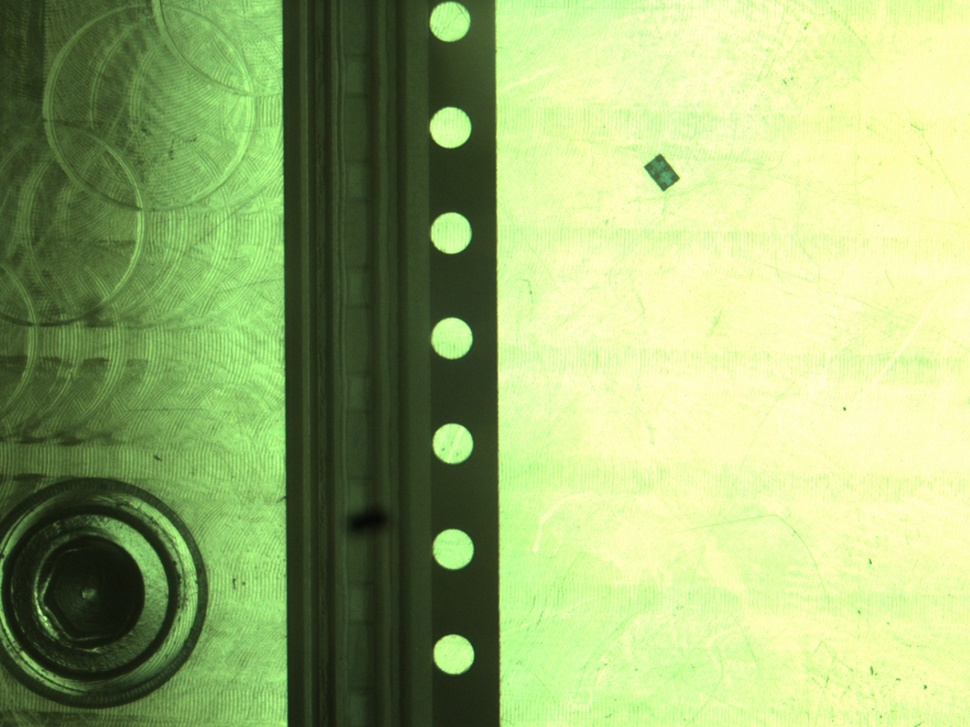
#> input picture RAV/luukhanh91/Desktop/camera_1/camera_1/03.jpg, 970 x 727 px, shrunk from 1278 x 958 before the run
$ python test_img.py
#> lines starting #> are read from the running program, lines starting #| are printed output that depends on the picture; after the words box and inside, x2 and y2 are one past the last pixel; in counts of white or black regions, pixels touching at a corner belong together
import cv2
import numpy as np
import matplotlib.pyplot as plt
img_color=cv2.imread("03.jpg",1)
#> img_color is the input picture: shape (727, 970, 3); mean B, G, R 114.3, 178, 155.8
img_0=cv2.cvtColor(img_color, cv2.COLOR_BGR2GRAY)
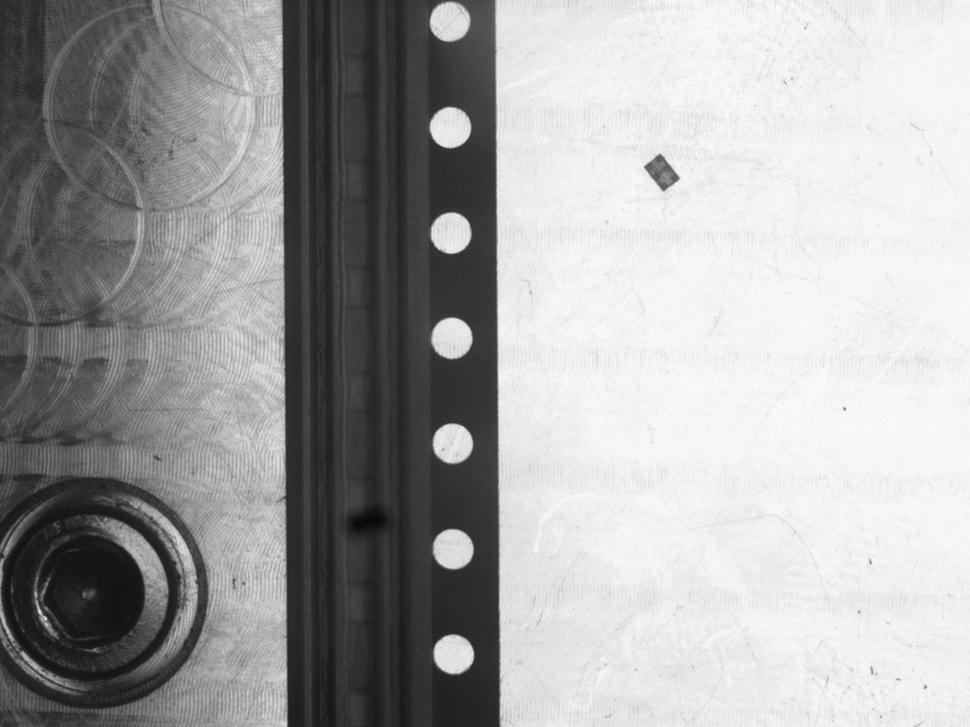
#> img_0: shape (727, 970); min 7, max 251, mean 164.1
img_0 = cv2.blur(img_0, (3, 3))
edges_img=cv2.Canny(img_0,120,255)
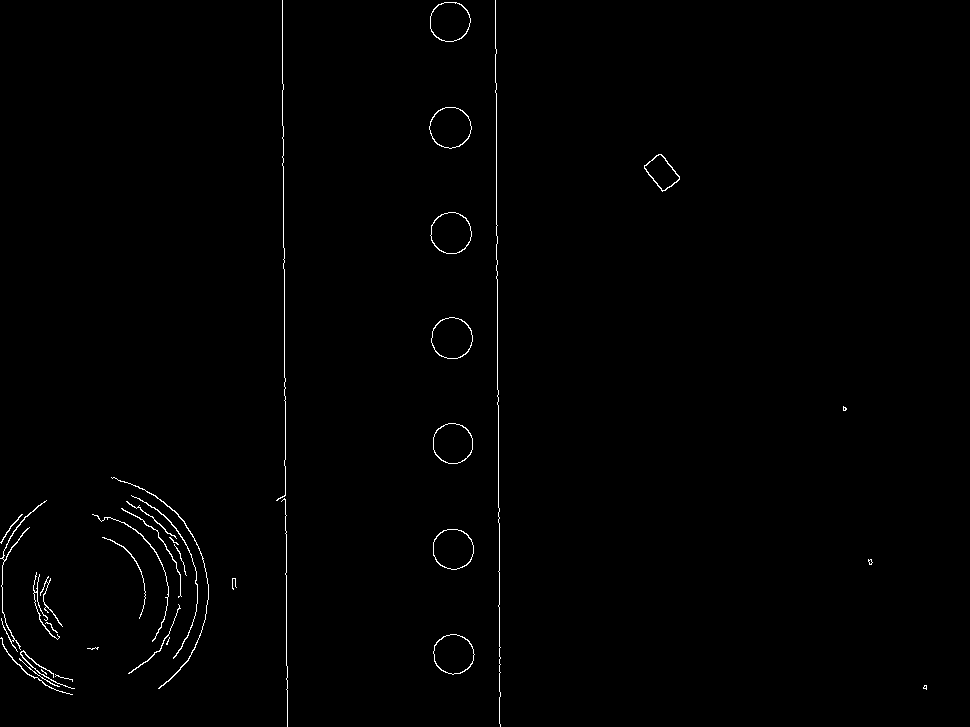
#> edges_img: shape (727, 970); 0.71% white in thin lines or dots
detected_circles=cv2.HoughCircles(edges_img, cv2.HOUGH_GRADIENT, 1, 50,param1=50, param2=30,minRadius=0,maxRadius=250)
#> detected_circles = [[98.5, 592.5, 97.8], [450.5, 232.5, 19.4], [451.5, 336.5, 20.5], [453.5, 442.5, 19.9], [452.5, 654.5, 19.4], [452.5, 547.5, 20.1], [448.5, 127.5, 20.7], [450.5, 21.5, 19.9], [65.5, 631.5, 56.2], [53.5, 568.5, 60.2], [140.5, 556.5, 38.2]]

        #print(circles)
if detected_circles is not None:

    # Convert the circle parameters a, b and r to integers.
   detected_circles = np.uint16(np.around(detected_circles))
#> detected_circles = [[98, 592, 98], [450, 232, 19], [452, 336, 20], [454, 442, 20], [452, 654, 19], [452, 548, 20], [448, 128, 21], [450, 22, 20], [66, 632, 56], [54, 568, 60], [140, 556, 38]]

   for pt in detected_circles[0, :]:
       a, b, r = pt[0], pt[1], pt[2]

       cv2.circle(img_color, (a, b), r, (0, 255, 0), 2)
       cv2.circle(img_color, (a, b), 1, (0, 0, 255), 3)
#> this loop made 11 passes
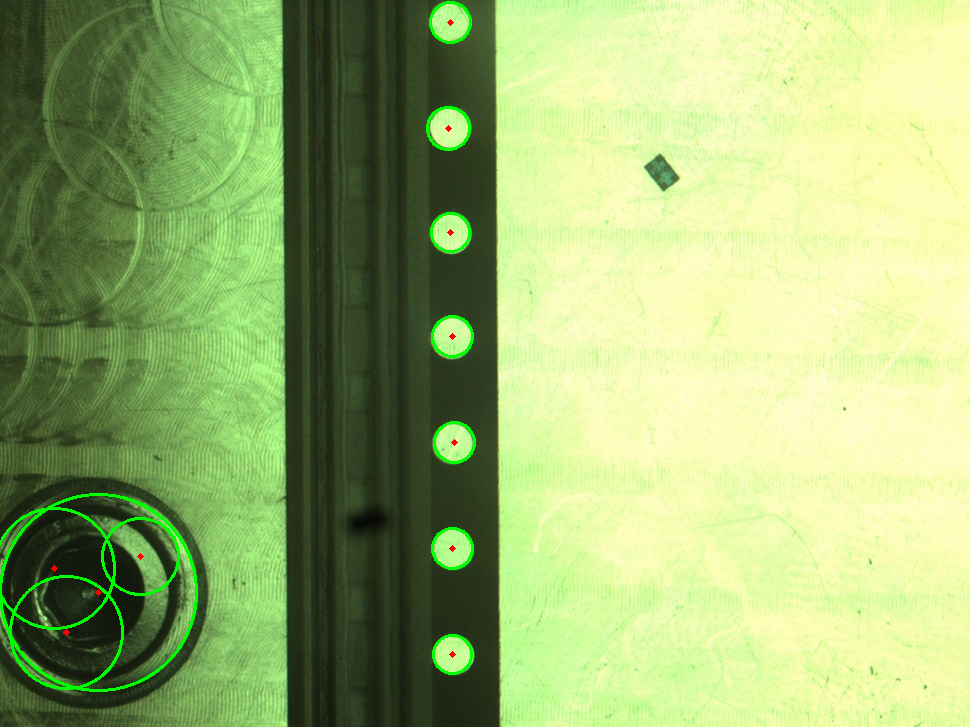
#> img_color: shape (727, 970, 3); 1.05% of pixels changed, all inside (x1, y1, x2, y2) = (0, 1, 476, 692)
cv2.imshow("anh",img_color)
cv2.imshow("anh_edg",edges_img)
cv2.waitKey()

$ run again, with RAV/luukhanh91/Desktop/camera_1/camera_1/01.jpg copied over RAV/luukhanh91/Desktop/camera_1/camera_1/03.jpg
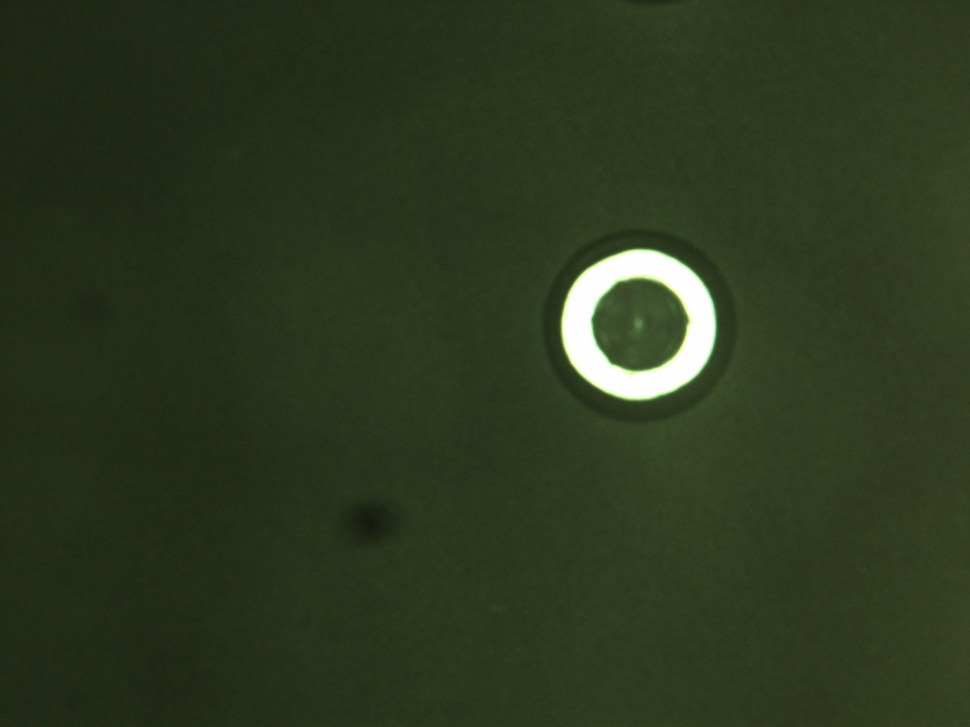
#> input picture RAV/luukhanh91/Desktop/camera_1/camera_1/01.jpg, 970 x 727 px, shrunk from 1278 x 958 before the run
#> img_color is the input picture: shape (727, 970, 3); mean B, G, R 31.9, 56.5, 45.6
#> `edges_img=cv2.Canny(img_0,120,255)`:
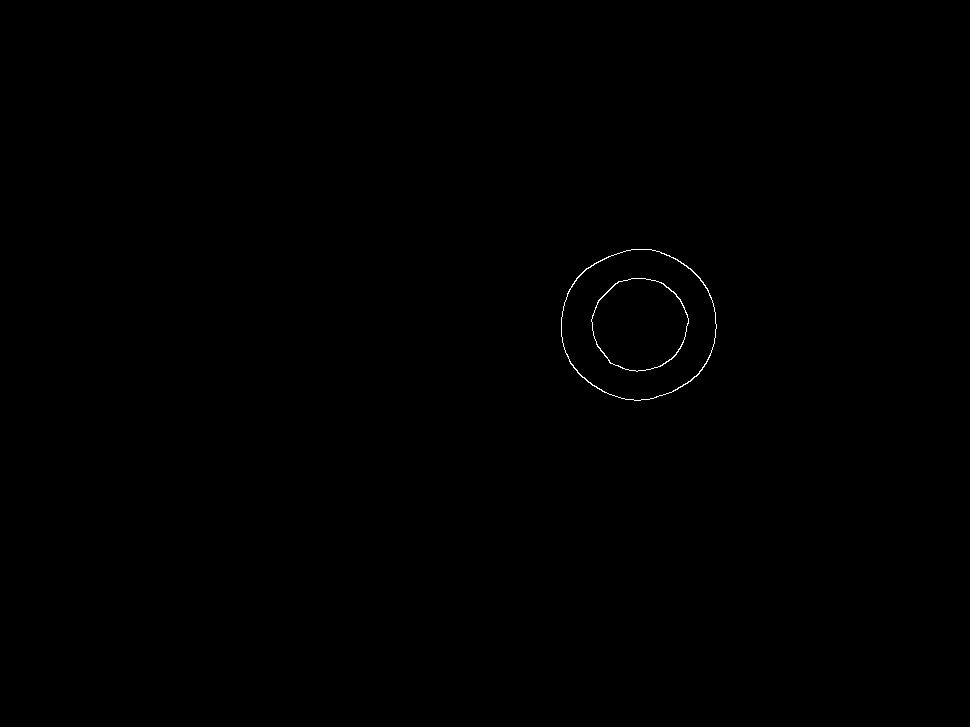
#> edges_img: shape (727, 970); 0.13% white in thin lines or dots, all inside (x1, y1, x2, y2) = (561, 249, 717, 401)
#> `detected_circles=cv2.HoughCircles(edges_img, cv2.HOUGH_GRADIENT, 1, 50..`: detected_circles = [[637.5, 327.5, 77.9]]
#> `detected_circles = np.uint16(np.around(detected_circles))`: detected_circles = [[638, 328, 78]]
#> the loop `for pt in detected_circles[0, :]:` made 1 pass
#> after the loop `for pt in detected_circles[0, :]:`:
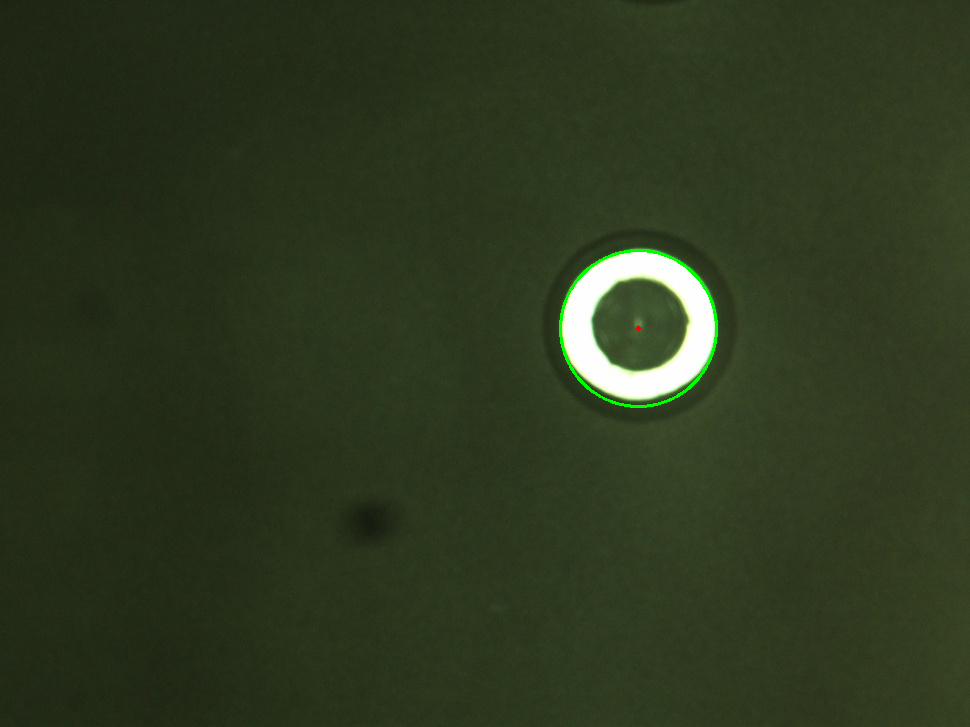
#> img_color: shape (727, 970, 3); 0.21% of pixels changed, all inside (x1, y1, x2, y2) = (559, 249, 718, 408)

$ run again, with RAV/luukhanh91/Desktop/camera_1/camera_1/02.jpg copied over RAV/luukhanh91/Desktop/camera_1/camera_1/03.jpg
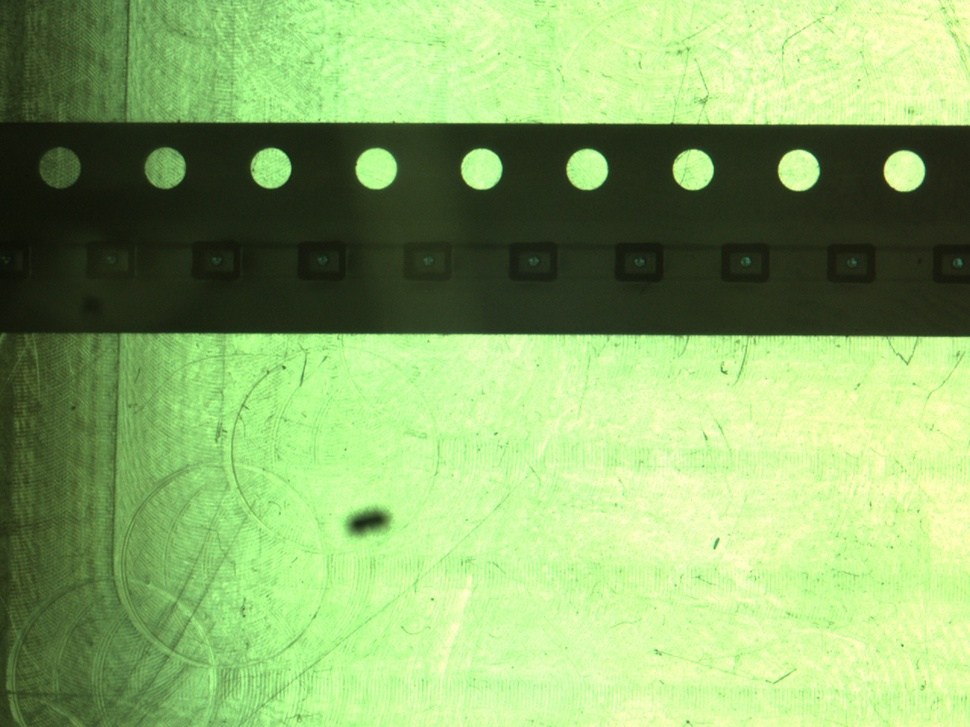
#> input picture RAV/luukhanh91/Desktop/camera_1/camera_1/02.jpg, 970 x 727 px, shrunk from 1278 x 958 before the run
#> img_color is the input picture: shape (727, 970, 3); mean B, G, R 107.1, 174, 139.9
#> `edges_img=cv2.Canny(img_0,120,255)`:
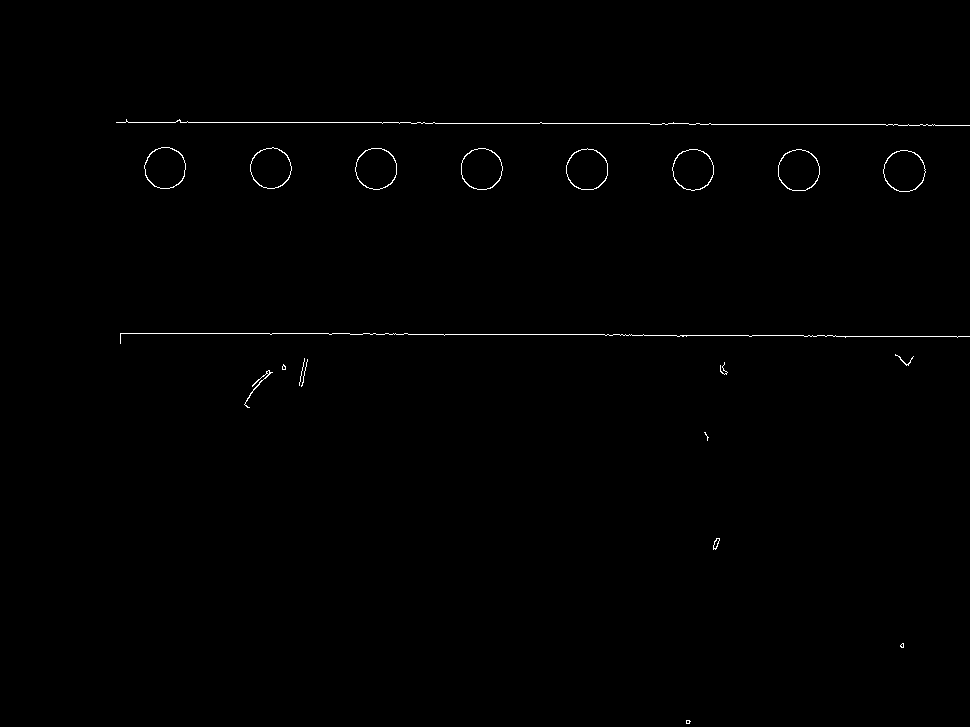
#> edges_img: shape (727, 970); 0.46% white in thin lines or dots, all inside (x1, y1, x2, y2) = (116, 119, 970, 724)
#> `detected_circles=cv2.HoughCircles(edges_img, cv2.HOUGH_GRADIENT, 1, 50..`: detected_circles = [[692.5, 169.5, 19.4], [375.5, 168.5, 19.6], [798.5, 168.5, 20.7], [904.5, 169.5, 20.5], [481.5, 168.5, 19.9], [586.5, 167.5, 20.7], [271.5, 168.5, 20.2], [163.5, 167.5, 20.2]]
#> `detected_circles = np.uint16(np.around(detected_circles))`: detected_circles = [[692, 170, 19], [376, 168, 20], [798, 168, 21], [904, 170, 20], [482, 168, 20], [586, 168, 21], [272, 168, 20], [164, 168, 20]]
#> the loop `for pt in detected_circles[0, :]:` made 8 passes
#> after the loop `for pt in detected_circles[0, :]:`:
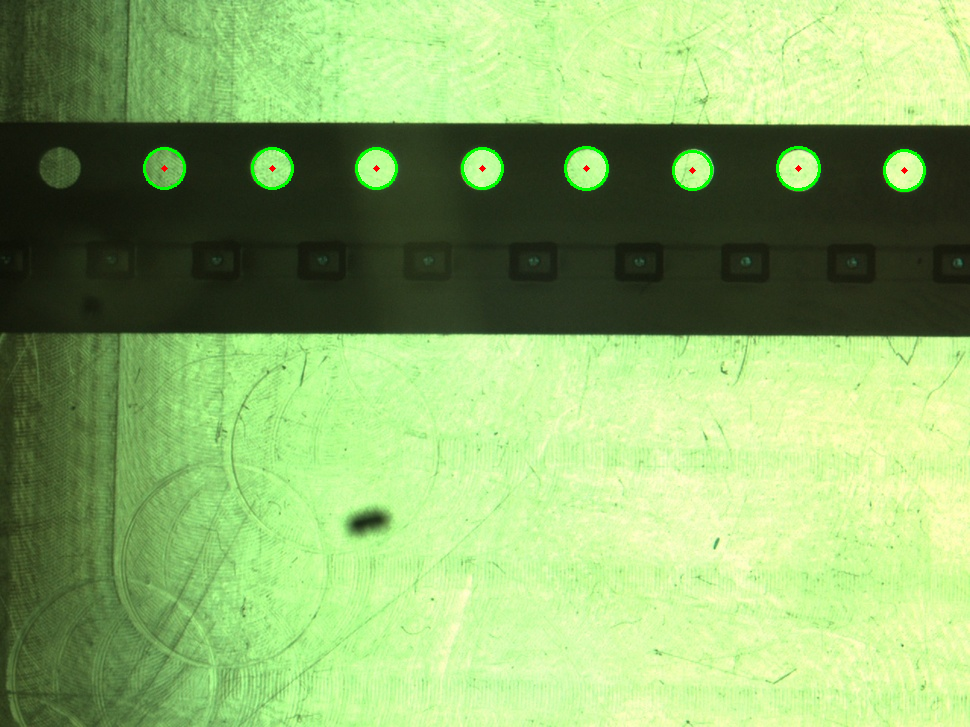
#> img_color: shape (727, 970, 3); 0.47% of pixels changed, all inside (x1, y1, x2, y2) = (143, 146, 926, 192)

$ run again, with RAV/luukhanh91/Desktop/camera_1/camera_1/04.jpg copied over RAV/luukhanh91/Desktop/camera_1/camera_1/03.jpg
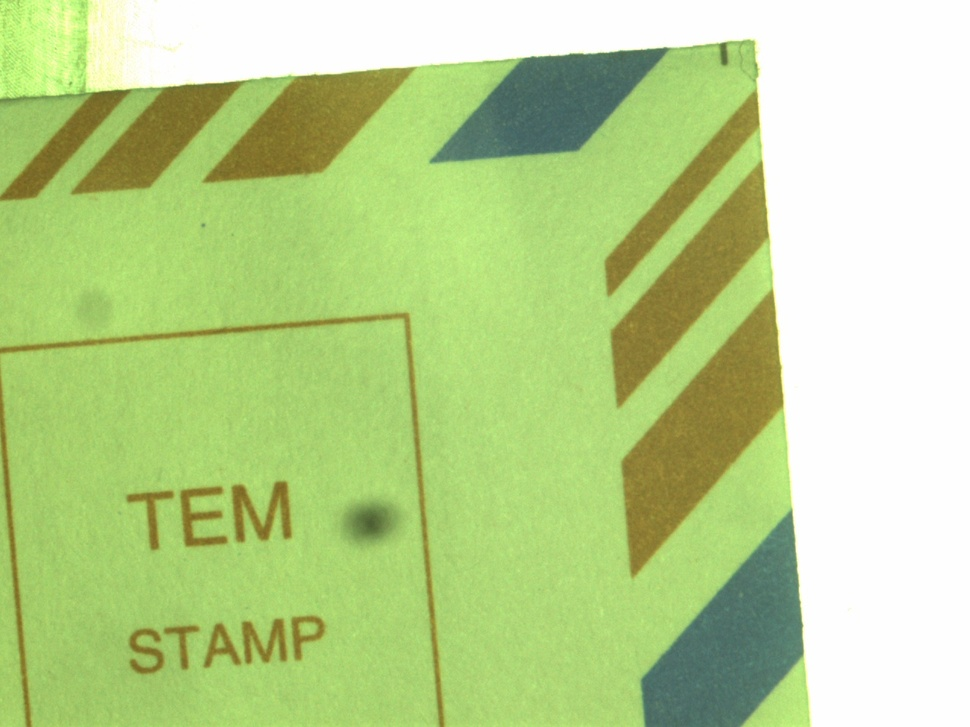
#> input picture RAV/luukhanh91/Desktop/camera_1/camera_1/04.jpg, 970 x 727 px, shrunk from 1278 x 958 before the run
#> img_color is the input picture: shape (727, 970, 3); mean B, G, R 142.2, 210, 185
#> `img_0=cv2.cvtColor(img_color, cv2.COLOR_BGR2GRAY)`:
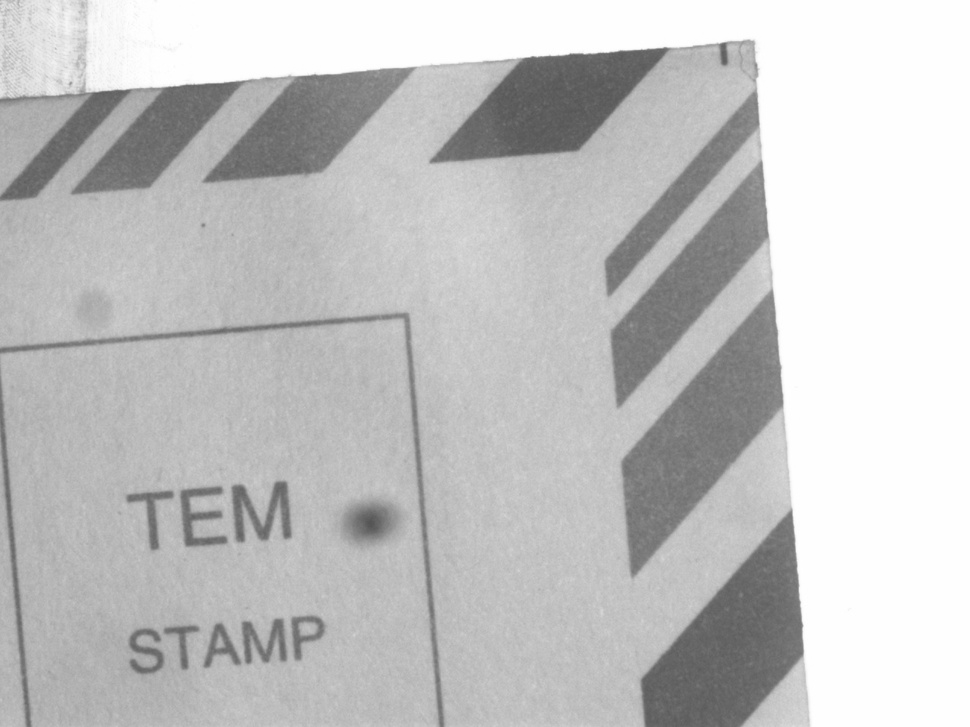
#> img_0: shape (727, 970); min 84, max 255, mean 194.8
#> `edges_img=cv2.Canny(img_0,120,255)`:
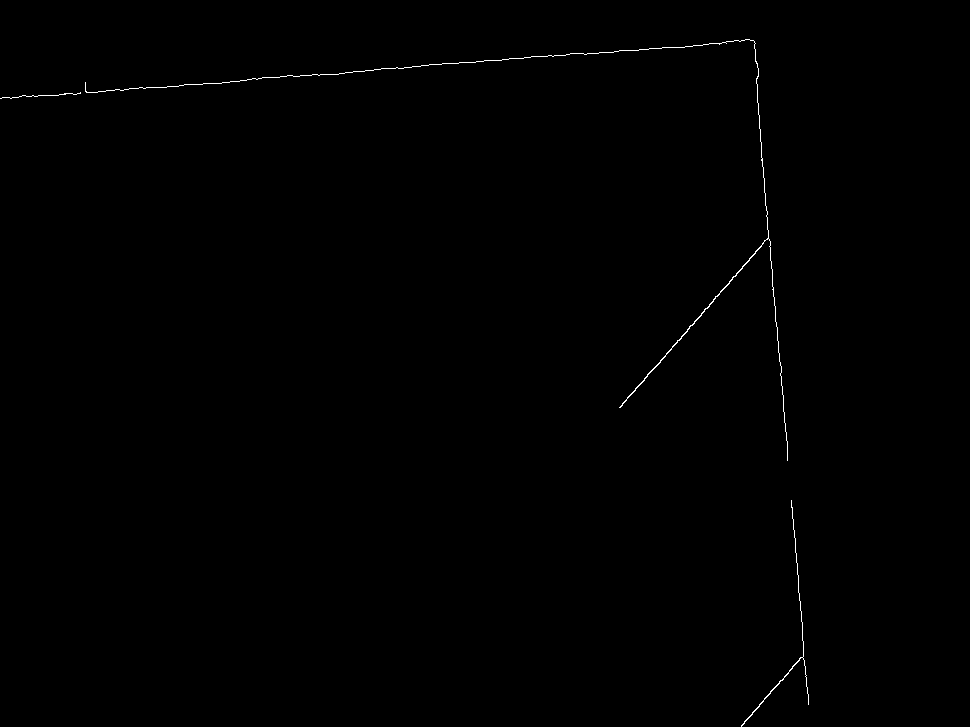
#> edges_img: shape (727, 970); 0.26% white in thin lines or dots, all inside (x1, y1, x2, y2) = (0, 39, 809, 727)
#> detected_circles = None
